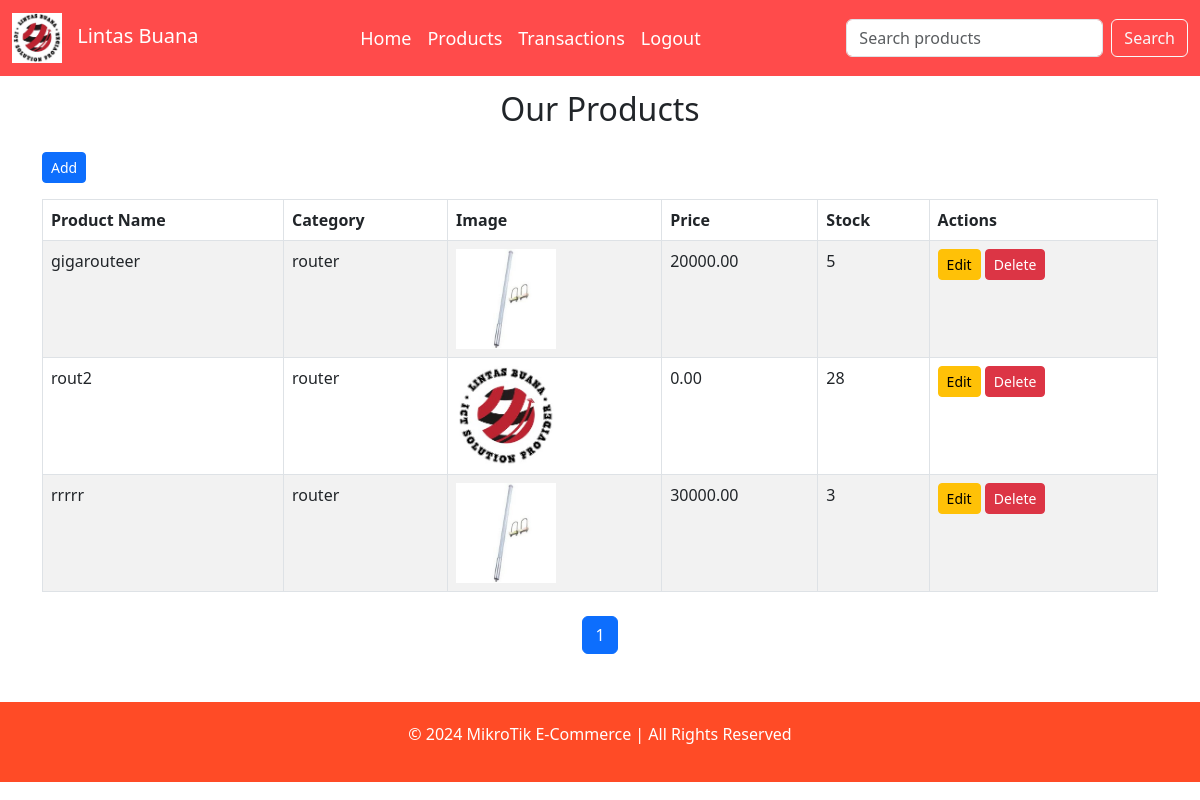
Page /admin/products.php?error=ProductIDMissing (signed in) on the earlier database version.
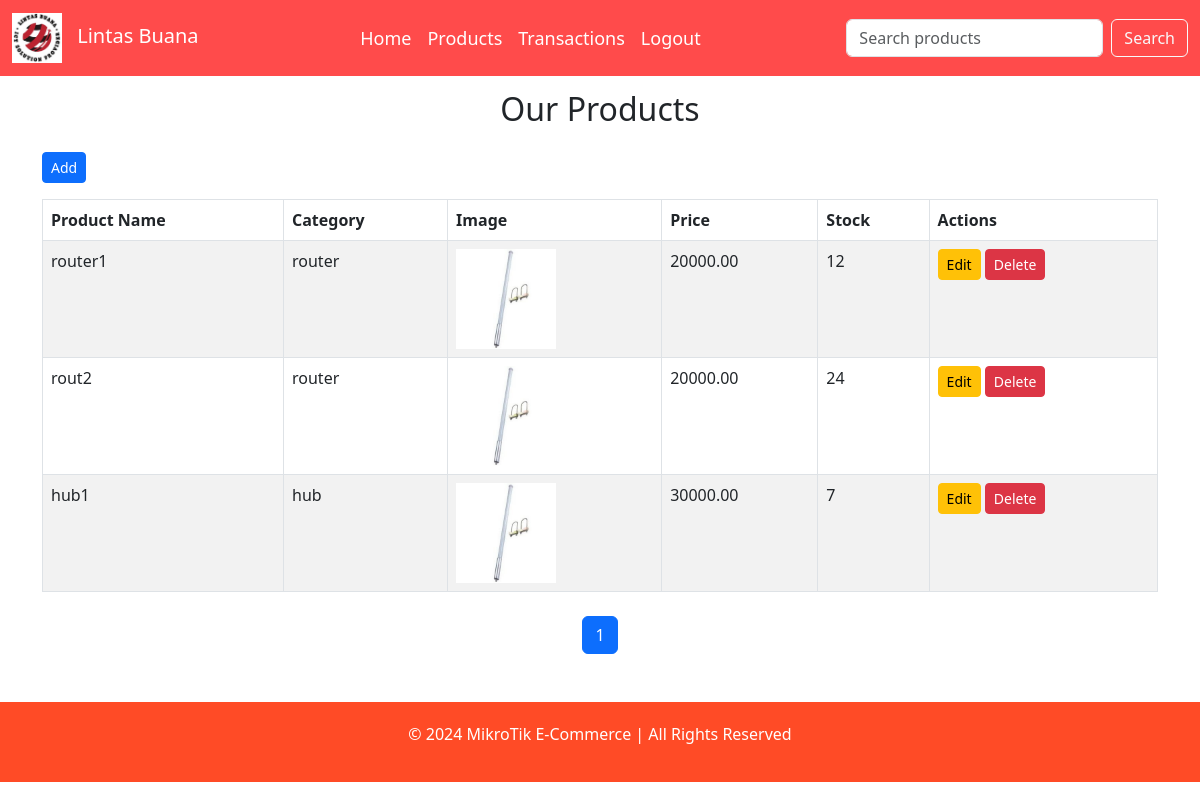
Same page on the later database version.
### tables this page shows
CREATE TABLE `product` (
  `product_id` int(11) NOT NULL,
  `product_name` varchar(100) NOT NULL,
  `product_price` decimal(10,2) NOT NULL,
  `product_description` text DEFAULT NULL,
  `category_id` int(11) DEFAULT NULL,
  `product_image` varchar(255) NOT NULL,
  `product_stock` int(11) DEFAULT NULL
);

CREATE TABLE `category` (
  `category_id` int(11) NOT NULL,
  `category_name` varchar(100) NOT NULL
);

### admin/products.php (the view, shortened to what this page needs)
<?php
$productsPerPage = 8;
$searchQuery = isset($_GET['search']) ? $_GET['search'] : '';
$page = isset($_GET['page']) ? $_GET['page'] : 1;
$startFrom = ($page - 1) * $productsPerPage;
?>
<!DOCTYPE html>
<html lang="en">
<head>
    <link href="style.css" rel="stylesheet">
    <link href="https://cdn.jsdelivr.net/npm/bootstrap@5.3.0-alpha1/dist/css/bootstrap.min.css" rel="stylesheet">
</head>
<body>
    <header>
        <nav class="navbar navbar-expand-lg navbar-dark fixed-top">
            <div class="container-fluid">
                <a class="navbar-brand" href="index.php">
                    <img src="images/logo.jpg" alt="Logo"> Lintas Buana
                </a>
                <div class="collapse navbar-collapse" id="navbarNav">
                    <ul class="navbar-nav ms-auto">
                        <li class="nav-item">
                            <a class="nav-link" href="index.php">Home</a>
                        </li>
                        <li class="nav-item">
                            <a class="nav-link active" href="products.php">Products</a>
                           <?php if(isset($_SESSION['admin'])): ?>
                            <li class="nav-item">
                                <a class="nav-link" href="transactions.php">Transactions</a>
                            </li>
                            <li class="nav-item">
                                <a class="nav-link" href="admin/logout.php">Logout</a>
                            </li>
                        <?php endif; ?>
                    </ul>
                    <form class="d-flex ms-auto" method="GET" action="products.php">
                        <input class="form-control me-2" type="search" placeholder="Search products" aria-label="Search" name="search" value="<?php echo $searchQuery; ?>">
                        <button class="btn btn-outline-light" type="submit">Search</button>
                    </form>
                </div>
            </div>
        </nav>
    </header>
    <section id="products" class="container my-5">
        <h2 class="text-center mb-4">Our Products</h2>
        <a href="add_product_form.php?id=' . $productId . '" class="btn btn-primary btn-sm mb-3">Add</a>
        <table class="table table-bordered table-striped">
            <thead>
                <tr>
                    <th>Product Name</th>
                    <th>Category</th>
                    <th>Image</th>
                    <th>Price</th>
                    <th>Stock</th>
                    <th>Actions</th>
                </tr>
            </thead>
            <tbody>
                <?php
                include 'config.php';
                if ($searchQuery != '') {
                    $query = "SELECT p.product_id, p.product_name, p.product_image, p.product_price, p.product_stock, c.category_name
                              FROM product p
                              JOIN category c ON p.category_id = c.category_id
                              WHERE p.product_name LIKE '%$searchQuery%' LIMIT $startFrom, $productsPerPage";
                } else {
                    $query = "SELECT p.product_id, p.product_name, p.product_image, p.product_price, p.product_stock, c.category_name
                              FROM product p
                              JOIN category c ON p.category_id = c.category_id
                              LIMIT $startFrom, $productsPerPage";
                }
                $result = mysqli_query($conn, $query);
                if (mysqli_num_rows($result) > 0) {
                    while ($row = mysqli_fetch_assoc($result)) {
                        $productId = $row['product_id'];
                        $productName = $row['product_name'];
                        $categoryName = $row['category_name'];
                        $productImage = $row['product_image'];
                        $productprice = $row['product_price'];
                        $productStock = $row['product_stock'];
                        echo '
                        <tr>
                            <td>' . $productName . '</td>
                            <td>' . $categoryName . '</td>
                            <td><img src="' . $productImage . '" alt="' . $productName . '" style="width: 100px; height: 100px; object-fit: cover;"></td>
                            <td>' . $productprice . '</td>
                            <td>' . $productStock . '</td>
                            <td>
                                <a href="edit_product_form.php?id=' . $productId . '" class="btn btn-warning btn-sm">Edit</a>
                                <a href="delete.php?id=' . $productId . '" class="btn btn-danger btn-sm">Delete</a>
                            </td>
                        </tr>';
                    }
                } else {
                    echo '<tr><td colspan="5" class="text-center">No products found.</td></tr>';
                }
                ?>
            </tbody>
        </table>
        <nav aria-label="Page navigation" class="mt-4">
            <ul class="pagination justify-content-center">
                <?php
                if ($searchQuery != '') {
                    $totalQuery = "SELECT COUNT(*) AS total FROM product WHERE product_name LIKE '%$searchQuery%'";
                } else {
                    $totalQuery = "SELECT COUNT(*) AS total FROM product";
                }
                $totalResult = mysqli_query($conn, $totalQuery);
                $totalRow = mysqli_fetch_assoc($totalResult);
                $totalProducts = $totalRow['total'];
                $totalPages = ceil($totalProducts / $productsPerPage);
                for ($i = 1; $i <= $totalPages; $i++) {
                    $activeClass = ($i == $page) ? 'active' : '';
                    echo "<li class='page-item $activeClass'><a class='page-link' href='products.php?page=$i&search=$searchQuery'>$i</a></li>";
                }
                ?>
            </ul>
        </nav>
    </section>
    <footer class="footer">
        <p>&copy; 2024 MikroTik E-Commerce | All Rights Reserved</p>
    </footer>
</body>
</html>

### admin/style.css (style rules this page uses)
body { background-color: #f4f4f4; color: #333; }
header { background-color: #FF4B4B; color: white; padding: 1px 0; }
.navbar.fixed-top { background-color: #FF4B4B !important; color: white; }
.footer { background-color: #FF4B26; color: white; padding: 20px 0; text-align: center; }
.navbar-brand img { width: 50px; height: 50px; margin-right: 10px; }
.navbar-dark .navbar-nav .nav-link { color: #ffffff; font-size: 18px; }

### admin/products.php (style rules this page uses)
body { padding-top: 40px; }

Differences in the rows shown:
changed product: product_name "gigarouteer" → "router1"; product_stock "5" → "12"
changed product "rout2": product_image: a different picture; product_price "0.00" → "20000.00"; product_stock "28" → "24"
changed product: product_name "rrrrr" → "hub1"; category.category_name "router" → "hub"; product_stock "3" → "7"
